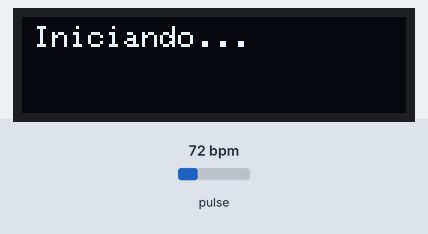
Recording of a sketch running on a simulated Arduino Uno, built with avr-gcc and run on an emulated ATmega328P. Shown: 128×32 one-colour display. Inputs (shaded band) come from the test bench; at power-on: pulse 72 bpm. The display library's start-up logo is not drawn.

Above: at 4.1 s.
At 9.2 s:
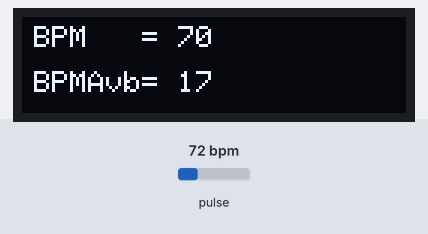
9.3 s: pulse set to 158 bpm
At 11.1 s:
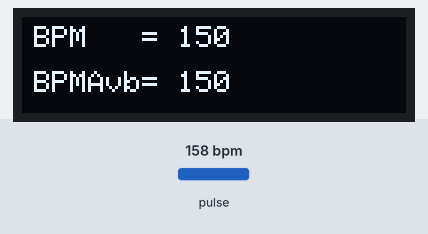
11.2 s: pulse set to 42 bpm
At 12.9 s:
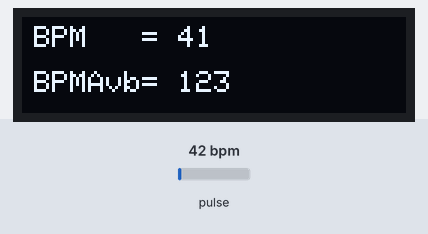
14.2 s: pulse set to 70 bpm
At 18.5 s:
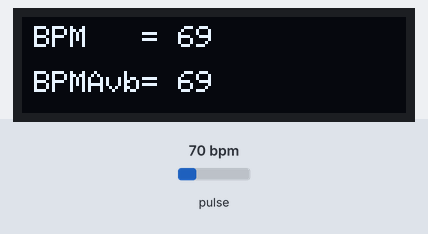
Timing chart, 0 to 20.0 s (numbered marks = the images above; inputs shaded):
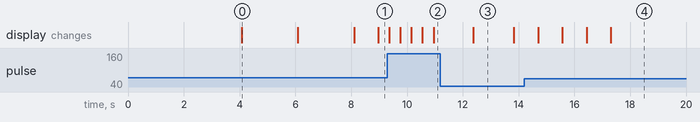

The sketch:

HeartRate_con_OLE.ino
```cpp
/*
  Optical Heart Rate Detection (PBA Algorithm) using the MAX30105 Breakout
  By: Nathan Seidle @ SparkFun Electronics
  Date: October 2nd, 2016
  https://github.com/sparkfun/MAX30105_Breakout

  This is a demo to show the reading of heart rate or beats per minute (BPM) using
  a Penpheral Beat Amplitude (PBA) algorithm.

  It is best to attach the sensor to your finger using a rubber band or other tightening
  device. Humans are generally bad at applying constant pressure to a thing. When you
  press your finger against the sensor it varies enough to cause the blood in your
  finger to flow differently which causes the sensor readings to go wonky.

  Hardware Connections (Breakoutboard to Arduino):
  -5V = 5V (3.3V is allowed)
  -GND = GND
  -SDA = A4 (or SDA)
  -SCL = A5 (or SCL)
  -INT = Not connected

  The MAX30105 Breakout can handle 5V or 3.3V I2C logic. We recommend powering the board with 5V
  but it will also run at 3.3V.
*/

#include <Wire.h>
#include "MAX30105.h"

#include "heartRate.h"
#include <Adafruit_SSD1306.h>

#define SCREEN_WIDTH 128 // OLED display width, in pixels
#define SCREEN_HEIGHT 32 // OLED display height, in pixels
#define OLED_RESET     -1

MAX30105 particleSensor;
Adafruit_SSD1306 display(SCREEN_WIDTH, SCREEN_HEIGHT, &Wire, OLED_RESET);

const byte RATE_SIZE = 4; //Increase this for more averaging. 4 is good.
byte rates[RATE_SIZE]; //Array of heart rates
byte rateSpot = 0;
long lastBeat = 0; //Time at which the last beat occurred

float beatsPerMinute;
int beatAvg;

//Pantalla
int TextSize=1; //tamaño del texto a imprimir
bool TextInverted=false; //false=Texto normal, true=Texto invertido
String Texto; //Texto a imprimir
int TextX; //Ubicacion en X del texto
int TextY; //Ubicacion en Y del texto
bool ClearScreen=false; //Limpiar pantalla
String Linea1;
String Linea2;


void setup()
{
    //Iniciand la pantalla
  if(!display.begin(SSD1306_SWITCHCAPVCC, 0x3C)) { // Address 0x3C for 128x32
  Serial.print("SSD1306 allocation failed");
    for(;;); // Don't proceed, loop forever
  }
  //Serial.print("Pantalla");
  // Show initial display buffer contents on the screen --
  // the library initializes this with an Adafruit splash screen.
  display.display(); //Requerido por Adafruit Copywrite
  delay(2000); // Pause for 2 seconds

  // Clear the buffer
  display.clearDisplay();
  // Show the display buffer on the screen. You MUST call display() after
  // drawing commands to make them visible on screen!
  display.display();
  delay(2000);

  //Impresion de prueba
  display.clearDisplay();
  PrintText(1,4,3,"Iniciando...");
  //display.drawRect(1, 1, 126,31, WHITE);
  display.display();
  delay(2000);

  //Serial.begin(115200);
  //Serial.println("Initializing...");

  // Initialize sensor
  if (!particleSensor.begin(Wire, I2C_SPEED_FAST)) //Use default I2C port, 400kHz speed
  {
    Serial.println("MAX30105 was not found. Please check wiring/power. ");
    while (1);
  }
  //Serial.println("Place your index finger on the sensor with steady pressure.");
  display.clearDisplay();
  PrintText(1,4,3,"Coloque el dedo...");
  //display.drawRect(1, 1, 126,31, WHITE);
  display.display();
  delay(2000);

  particleSensor.setup(); //Configure sensor with default settings
  particleSensor.setPulseAmplitudeRed(0x0A); //Turn Red LED to low to indicate sensor is running
  particleSensor.setPulseAmplitudeGreen(0); //Turn off Green LED
}

void loop()
{
  long irValue = particleSensor.getIR();

  if (checkForBeat(irValue) == true)
  {
    //We sensed a beat!
    long delta = millis() - lastBeat;
    lastBeat = millis();

    beatsPerMinute = 60 / (delta / 1000.0);

    if (beatsPerMinute < 255 && beatsPerMinute > 20)
    {
      rates[rateSpot++] = (byte)beatsPerMinute; //Store this reading in the array
      rateSpot %= RATE_SIZE; //Wrap variable

      //Take average of readings
      beatAvg = 0;
      for (byte x = 0 ; x < RATE_SIZE ; x++)
        beatAvg += rates[x];
      beatAvg /= RATE_SIZE;
    }
  }

/*
  Serial.print("IR=");
  Serial.print(irValue);
  Serial.print(", BPM=");
  Serial.print(beatsPerMinute);
  Serial.print(", Avg BPM=");
  Serial.print(beatAvg);

  if (irValue < 50000)
    Serial.print(" No finger?");

  Serial.println();
  */

  if(irValue <50000)
  {
    Linea1="BPM = ";
    Linea2="BPMAvb= " ;
  }
  else
  {
    Linea1="BPM   = " + String (int(beatsPerMinute));
    Linea2="BPMAvb= " + String(beatAvg);
  }


  display.clearDisplay();
  PrintText(1,4,3,Linea1);
  PrintText(1,4,18, Linea2);
  //display.drawRect(1, 1, 126,31, WHITE);
  display.display();


}

////FUNCIONES//////////////////////////

//Imprimir Text en pantalla
void PrintText(int Size,int X, int Y,String Texto)
{
  display.setTextSize(Size);
  display.setTextColor(WHITE);
  display.setCursor(X,Y);
  display.println(Texto);
  //if(d){
    //display.display();

}
```

License.ino
```cpp
// (licence header left out)

```

Measured:
- after the input at 11.2 s, the display: changes after 1.2 s (image 3)
- what the display in image 0 shows lasts 2.0 s, from 4.1 s to 6.1 s
- what the display in image 3 shows lasts 1.4 s, from 12.4 s to 13.8 s
